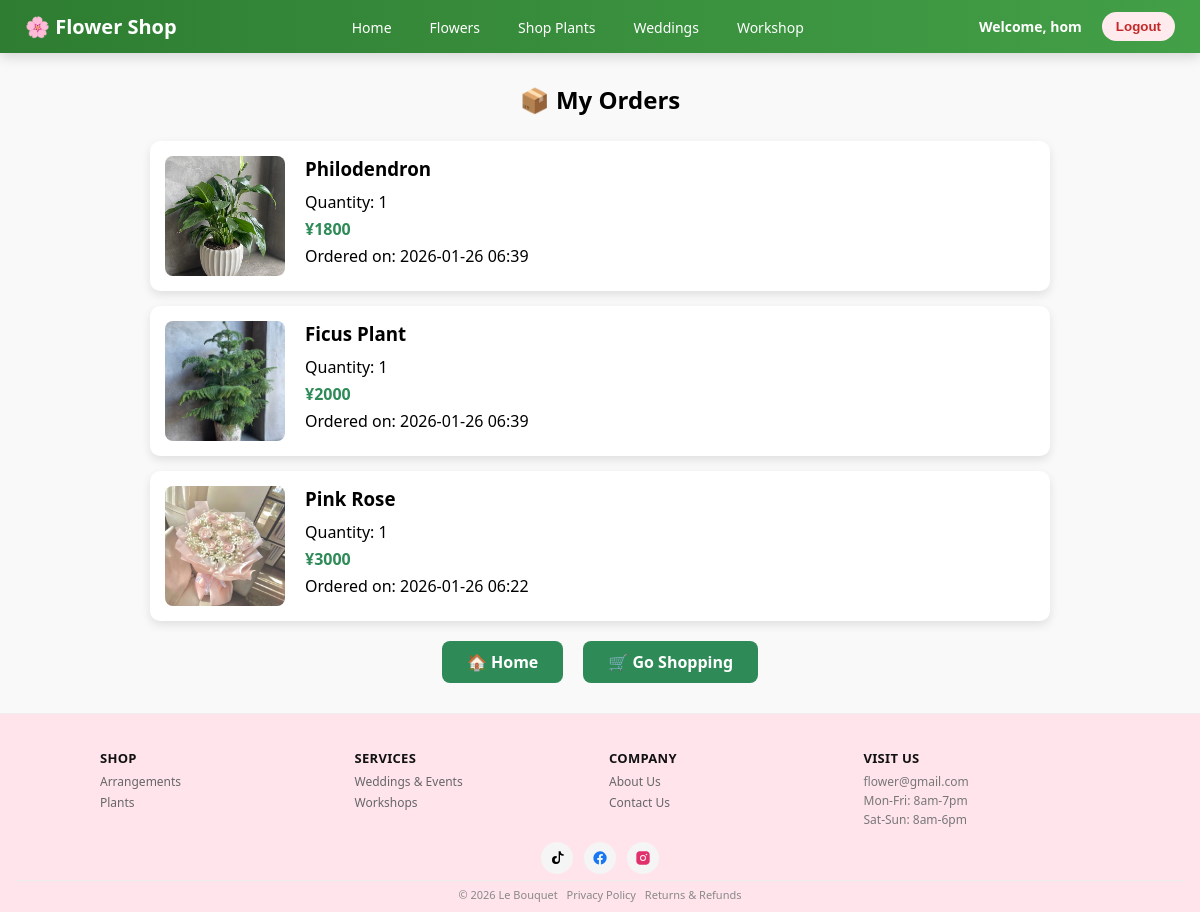
Screenshot of /orders/ (signed in) with the database file from the repository.
### shop/models.py (models this page shows, shortened)
class Order(models.Model):
    ORDER_CHOICES = [
        ('Pickup', 'Pickup'),
        ('Delivery', 'Delivery'),
        ('Buy Now', 'Buy Now'),
    ]
    PAYMENT_CHOICES = [
        ('Cash', 'Cash'),
        ('Card', 'Card'),
        ('Online', 'Online'),
    ]
    user = models.ForeignKey(User, on_delete=models.CASCADE)
    customer_name = models.CharField(max_length=100)
    phone = models.CharField(max_length=20)
    email = models.EmailField()
    address = models.CharField(max_length=300, blank=True, null=True)
    order_type = models.CharField(max_length=20, choices=ORDER_CHOICES)
    payment_method = models.CharField(max_length=20, choices=PAYMENT_CHOICES)
    flower = models.ForeignKey(Flower, on_delete=models.CASCADE)
    quantity = models.PositiveIntegerField()
    created_at = models.DateTimeField(auto_now_add=True)
    @property
    def total_price(self):
        return self.quantity * self.flower.price

class Flower(models.Model):
    CATEGORY_CHOICES = [
        ('flower', 'Flower'),
        ('wedding', 'Wedding'),
        ('workshop', 'Workshop'),
        ('shopplant', 'Shop Plant'),
    ]
    category = models.CharField(max_length=20, choices=CATEGORY_CHOICES)
    name = models.CharField(max_length=100)
    price = models.PositiveIntegerField()
    description = models.TextField()
    image = models.ImageField(upload_to='flowers/', blank=True, null=True)

### shop/views.py (the view)
# urls.py: path('orders/', views.orders, name='orders'),
@login_required(login_url="login")
def orders(request):
    orders = Order.objects.filter(user=request.user).order_by("-id")
    return render(request, "shop/orders.html", {"orders": orders})

### shop/templates/shop/orders.html (shortened to what this page needs)
{% load static %}
<!DOCTYPE html>
<html>
<head>
</head>
<body>
{% include "shop/navbar.html" %}
<div class="orders-container">
    <h2>📦 My Orders</h2>
    {% if orders %}
        {% for order in orders %}
            <div class="order-card">
                {% if order.flower.image %}
                    <img src="{{ order.flower.image.url }}" alt="{{ order.flower.name }}">
                {% else %}
                    <img src="{% static 'shop/images/no-image.png' %}">
                {% endif %}
                <div class="order-info">
                    <h3>{{ order.flower.name }}</h3>
                    <p>Quantity: {{ order.quantity }}</p>
                    <p class="price">¥{{ order.total_price }}</p>
                    <p>Ordered on: {{ order.created_at|date:"Y-m-d H:i" }}</p>
                </div>
            </div>
        {% endfor %}
    {% else %}
        <div class="empty">
            <p>No orders yet 😢</p>
        </div>
    {% endif %}
    <div class="action-buttons">
        <a href="{% url 'home' %}">🏠 Home</a>
        <a href="{% url 'flowers' %}">🛒 Go Shopping</a>
    </div>
</div>
</body>
<footer class="site-footer">
    <div class="footer-container">
        <div class="footer-column">
            <h4>SHOP</h4>
            <a href="#">Arrangements</a>
            <a href="#">Plants</a>
        </div>
        <div class="footer-column">
            <h4>SERVICES</h4>
            <a href="#">Weddings & Events</a>
            <a href="#">Workshops</a>
        </div>
        <div class="footer-column">
            <h4>COMPANY</h4>
            <a href="#">About Us</a>
            <a href="#">Contact Us</a>
        </div>
        <div class="footer-column footer-contact">
            <h4>VISIT US</h4>
            <p>flower@gmail.com</p>
            <p>Mon-Fri: 8am-7pm</p>
            <p>Sat-Sun: 8am-6pm</p>
        </div>
    </div>
<div class="footer-social">
    <a href="https://tiktok.com" target="_blank" aria-label="TikTok">
        <svg width="28" height="28" viewBox="0 0 24 24" fill="#000">
            <path d="M21 8.5a7.5 7.5 0 0 1-4.5-1.5V15a6 6 0 1 1-6-6c.34 0 .67.03 1 .08v3.03a3 3 0 1 0 3 3V2h3a4.5 4.5 0 0 0 4.5 4.5v2z"/>
        </svg>
    </a>
    <a href="https://facebook.com" target="_blank" aria-label="Facebook">
        <svg width="28" height="28" viewBox="0 0 24 24" fill="#1877F2">
            <path d="M22 12a10 10 0 1 0-11.63 9.88v-6.99H7.9V12h2.47V9.8c0-2.44
            1.45-3.8 3.67-3.8 1.06 0 2.17.19 2.17.19v2.39h-1.22c-1.2
            0-1.58.74-1.58 1.5V12h2.69l-.43 2.89h-2.26v6.99A10
            10 0 0 0 22 12z"/>
        </svg>
    </a>
    <a href="https://instagram.com" target="_blank" aria-label="Instagram">
        <svg width="28" height="28" viewBox="0 0 24 24" fill="#E1306C">
            <path d="M7 2C4.24 2 2 4.24 2 7v10c0 2.76 2.24 5 5 5h10c2.76
            0 5-2.24 5-5V7c0-2.76-2.24-5-5-5H7zm5 5.5A4.5 4.5 0 1 1 7.5
            12 4.5 4.5 0 0 1 12 7.5zm6.5-.75a1.25 1.25 0 1 1-1.25-1.25
            1.25 1.25 0 0 1 1.25 1.25zM12 9a3 3 0 1 0 3 3 3 3 0 0 0-3-3z"/>
        </svg>
    </a>
</div>
    <div class="footer-bottom">
        © 2026 Le Bouquet
        <a href="#">Privacy Policy</a>
        <a href="#">Returns & Refunds</a>
    </div>
</footer>
</html>

### shop/templates/shop/navbar.html (shortened to what this page needs)
{% load static %}
<!DOCTYPE html>
<html lang="en">
<head>
</head>
<body>
<nav class="navbar">
    <div class="logo">🌸 Flower Shop</div>
    <ul class="menu">
        <li><a href="{% url 'home' %}">Home</a></li>
        <li><a href="{% url 'flowers' %}">Flowers</a></li>
        <li><a href="{% url 'shopplants' %}">Shop Plants</a></li>
        <li><a href="{% url 'weddings' %}">Weddings</a></li>
        <li><a href="{% url 'workshop' %}">Workshop</a></li>
    </ul>
    <div class="auth-buttons">
        {% if user.is_authenticated %}
            <span class="welcome-msg">Welcome, {{ user.first_name|default:user.username }}</span>
            <form action="{% url 'logout' %}" method="post" style="display:inline;">
                <button type="submit" class="login-btn">Logout</button>
            </form>
        {% else %}
            <a href="{% url 'login' %}" class="login-btn">Login</a>
            <a href="{% url 'register' %}" class="login-btn">Register</a>
        {% endif %}
    </div>
</nav>
</body>
</html>

### shop/templates/shop/orders.html (style rules this page uses)
body { font-family: Arial, sans-serif; background: #f4f6f8; margin: 0; padding: 0; }
.orders-container { width: 90%; max-width: 900px; margin: 30px auto; }
h2 { text-align: center; margin-bottom: 25px; }
.order-card { display: flex; gap: 20px; background: #fff; padding: 15px; margin-bottom: 15px; border-radius: 10px; box-shadow: 0 4px 10px rgba(0,0,0,0.1); }
.order-card img { width: 120px; height: 120px; object-fit: cover; border-radius: 8px; }
.order-info { flex: 1; }
.order-info h3 { margin: 0 0 10px 0; }
.order-info p { margin: 5px 0; }
.price { font-weight: bold; color: #2e8b57; }
.action-buttons { display: flex; justify-content: center; gap: 20px; margin-top: 20px; }
.action-buttons a { text-decoration: none; padding: 10px 25px; background-color: #2e8b57; color: white; border-radius: 8px; font-weight: bold; transition: 0.3s; }
.site-footer { background: #ffe4ec; padding: 18px 15px 10px; font-size: 12px; color: #555; border-top: 1px solid #eee; }
.footer-container { max-width: 1000px; margin: auto; display: grid; grid-template-columns: repeat(auto-fit, minmax(160px, 1fr)); gap: 18px; margin-bottom: 12px; }
.footer-column h4 { font-size: 13px; margin-bottom: 6px; letter-spacing: 0.3px; color: #111; }
.footer-column a { display: block; color: #666; text-decoration: none; margin-bottom: 4px; font-size: 12px; transition: 0.2s ease; }
.footer-column p { margin: 2px 0; color: #777; font-size: 12px; }
.footer-social { text-align: center; margin: 8px 0 6px; }
.footer-social a { width: 32px; height: 32px; margin: 0 4px; border-radius: 50%; background: #f5f5f5; display: inline-flex; align-items: center; justify-content: center; transition: 0.25s ease; }
.footer-social svg { width: 16px; height: 16px; }
.footer-bottom { text-align: center; font-size: 11px; color: #888; border-top: 1px solid #eee; padding-top: 6px; }
.footer-bottom a { color: #888; text-decoration: none; margin-left: 6px; }

### shop/templates/shop/navbar.html (style rules this page uses)
body { margin: 0; font-family: 'Segoe UI', sans-serif; background: #f9f9f9; }
.navbar { background: linear-gradient(90deg, #2e7d32, #43a047); padding: 12px 25px; display: flex; align-items: center; justify-content: space-between; box-shadow: 0 4px 12px rgba(0,0,0,0.15); position: sticky; top: 0; z-index: 1000; }
.logo { color: white; font-size: 20px; font-weight: bold; }
.menu { list-style: none; display: flex; gap: 18px; margin: 0; padding: 0; }
.menu li a { color: white; text-decoration: none; font-size: 14px; padding: 6px 10px; border-radius: 6px; transition: 0.3s; position: relative; }
.menu li a::after { content: ""; position: absolute; left: 10%; bottom: -5px; width: 0; height: 2px; background: #ffffff; transition: 0.3s; }
.auth-buttons { display: flex; align-items: center; }
.welcome-msg { color: white; font-weight: bold; margin-right: 12px; font-size: 14px; }
.login-btn { background: #ffffff; color: #2e7d32; border: none; padding: 7px 14px; margin-left: 8px; border-radius: 20px; font-weight: bold; cursor: pointer; transition: 0.3s; text-decoration: none; }
form .login-btn { background: #ffebee; color: #c62828; }

### rows the page displays
Order: flower.image (picture), flower.name "Philodendron", quantity "1", total_price "1800", created_at "2026-01-26 06:39"
Order: flower.image (picture), flower.name "Ficus Plant", quantity "1", total_price "2000", created_at "2026-01-26 06:39"
Order: flower.image (picture), flower.name "Pink Rose", quantity "1", total_price "3000", created_at "2026-01-26 06:22"

### other values shown
{{ user.first_name|default:user.username }} "hom"
